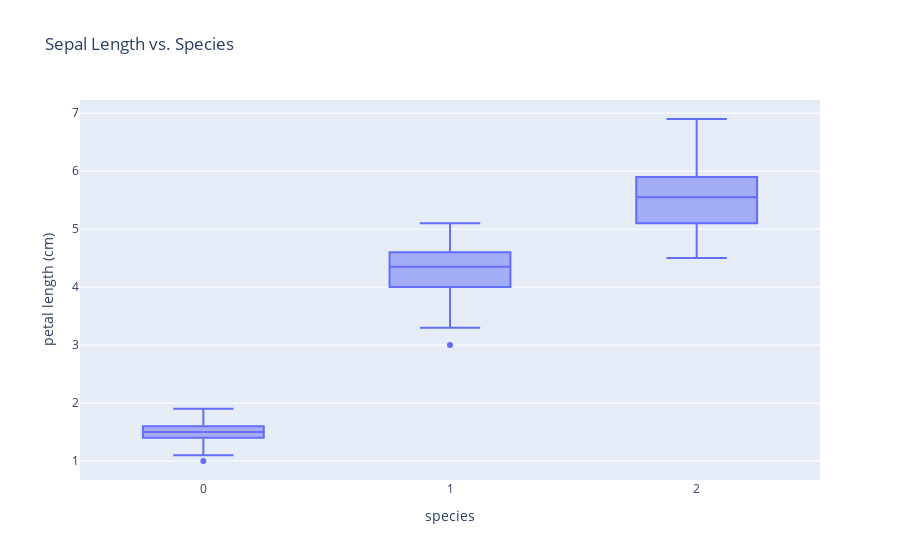

The notebook cell saved with this chart:
### Code cell
fig = px.box(df, x = 'species', y = 'petal length (cm)', title = 'Sepal Length vs. Species')
fig.show()

### Figure 1 — Plotly figure (JSON) as saved in the notebook; plotly's stock layout.template omitted (floating-point values rounded to 4 significant figures; data arrays with more than 128 entries replaced by an {"elided": "..."} marker saying what was removed)
{"data": [{"alignmentgroup": "True", "hovertemplate": "species=%{x}<br>petal length (cm)=%{y}<extra></extra>", "legendgroup": "", "marker": {"color": "#636efa"}, "name": "", "notched": false, "offsetgroup": "", "orientation": "v", "showlegend": false, "type": "box", "x": {"elided": "150 int values"}, "x0": " ", "xaxis": "x", "y": {"elided": "150 float values"}, "y0": " ", "yaxis": "y"}], "layout": {"boxmode": "group", "legend": {"tracegroupgap": 0}, "title": {"text": "Sepal Length vs. Species"}, "xaxis": {"anchor": "y", "domain": [0, 1], "title": {"text": "species"}}, "yaxis": {"anchor": "x", "domain": [0, 1], "title": {"text": "petal length (cm)"}}}}
